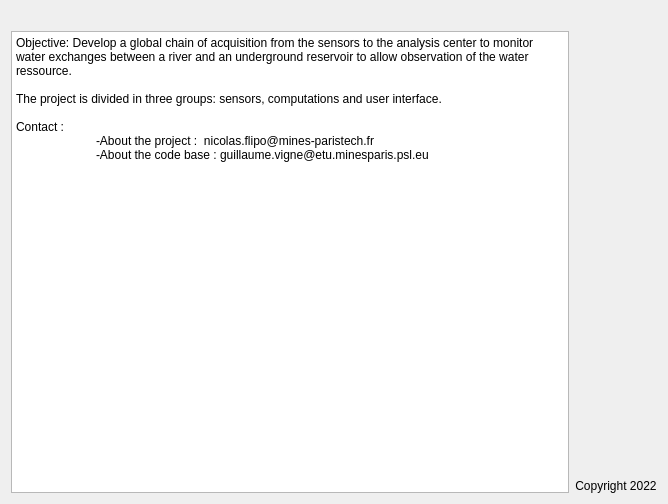
<?xml version="1.0" encoding="UTF-8"?>
<ui version="4.0">
 <class>Dialog</class>
 <widget class="QDialog" name="Dialog">
  <property name="geometry">
   <rect>
    <x>0</x>
    <y>0</y>
    <width>668</width>
    <height>504</height>
   </rect>
  </property>
  <property name="windowTitle">
   <string>Dialog</string>
  </property>
  <layout class="QVBoxLayout" name="verticalLayout_5">
   <item>
    <layout class="QVBoxLayout" name="verticalLayout">
     <item>
      <widget class="QLabel" name="labelMines">
       <property name="text">
        <string/>
       </property>
       <property name="pixmap">
        <pixmap>LogoMines.jpeg</pixmap>
       </property>
      </widget>
     </item>
     <item>
      <layout class="QHBoxLayout" name="horizontalLayout">
       <item>
        <widget class="QPlainTextEdit" name="plainTextEdit">
         <property name="plainText">
          <string>Objective: Develop a global chain of acquisition from the sensors to the analysis center to monitor water exchanges between a river and an underground reservoir to allow observation of the water ressource.

The project is divided in three groups: sensors, computations and user interface.

Contact :
	-About the project :  nicolas.flipo@mines-paristech.fr
	-About the code base : guillaume.vigne@etu.minesparis.psl.eu</string>
         </property>
        </widget>
       </item>
       <item>
        <layout class="QVBoxLayout" name="verticalLayout_2">
         <item>
          <spacer name="verticalSpacer">
           <property name="orientation">
            <enum>Qt::Vertical</enum>
           </property>
           <property name="sizeHint" stdset="0">
            <size>
             <width>20</width>
             <height>40</height>
            </size>
           </property>
          </spacer>
         </item>
         <item>
          <widget class="QLabel" name="labelMolonaviz">
           <property name="text">
            <string/>
           </property>
           <property name="pixmap">
            <pixmap>MolonavizIcon_th.png</pixmap>
           </property>
          </widget>
         </item>
         <item>
          <widget class="QLabel" name="label">
           <property name="text">
            <string>Copyright 2022</string>
           </property>
           <property name="alignment">
            <set>Qt::AlignCenter</set>
           </property>
          </widget>
         </item>
        </layout>
       </item>
      </layout>
     </item>
    </layout>
   </item>
  </layout>
 </widget>
 <resources/>
 <connections/>
</ui>
